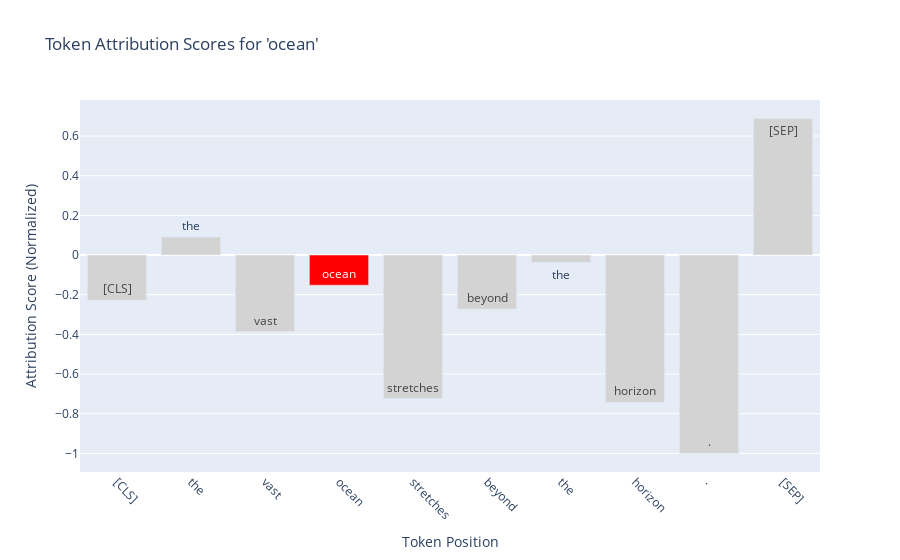
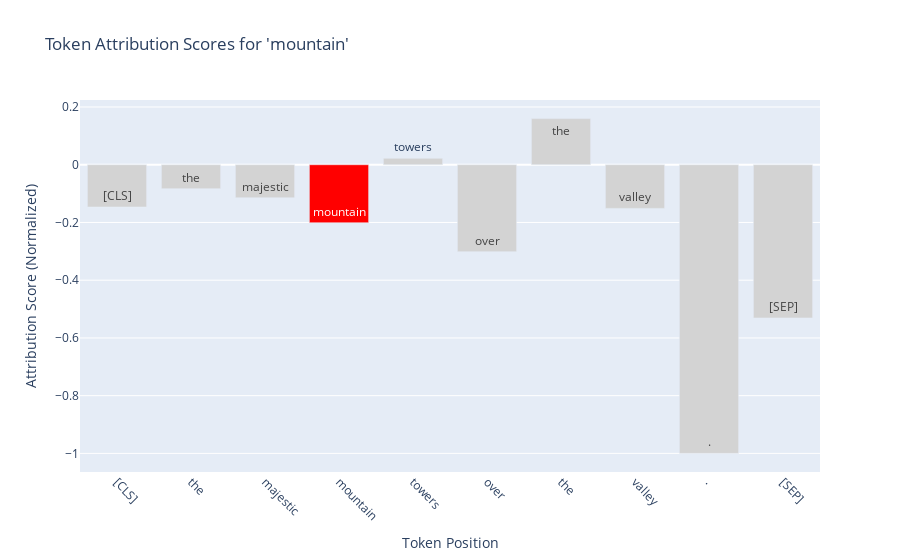
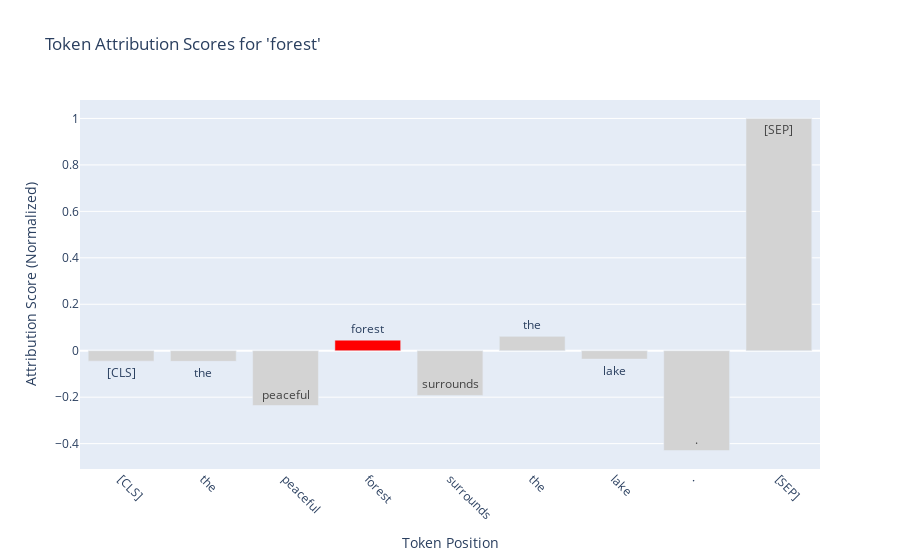
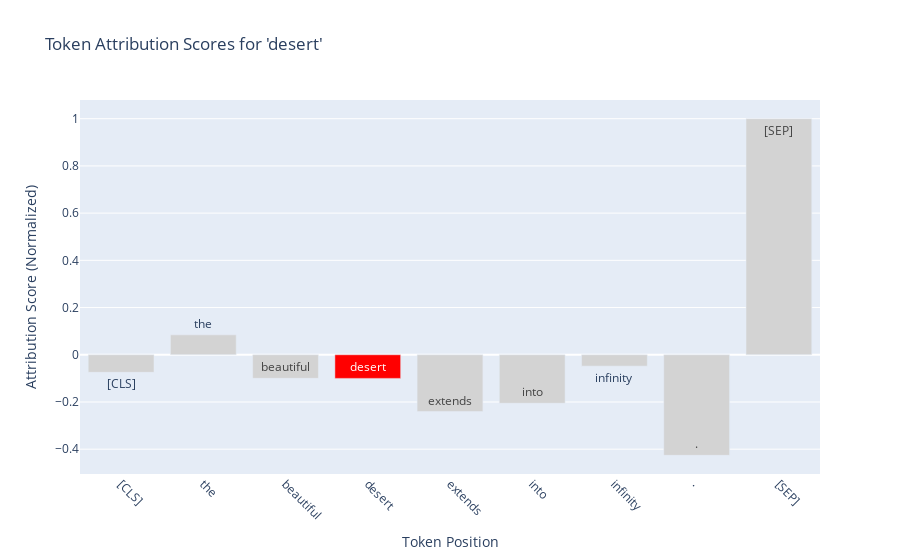

Notebook cell for these charts, in order:
### Markdown cell above
## visualize token attrbutions

### Code cell
for target_token in list(attributions_dict.keys()):

    title = f"Token Attribution Scores for '{target_token}'"

    tokens = tokens_dict[target_token]
    attributions = attributions_dict[target_token]
    target_indices = target_token_indices_dict[target_token]
    
    scores = attributions.sum(dim=-1).squeeze(0).detach().cpu().numpy()
    scores_normalized = scores / (np.abs(scores).max() + 1e-10)

    colors = ['lightgray' if i not in target_token_indices else 'red' 
                for i in range(len(tokens))]

    hover_text = [
        f"Token: {token}<br>Score: {score:.4f}" 
        for token, score in zip(tokens, scores_normalized)
    ]

    fig = go.Figure()

    fig.add_trace(go.Bar(
        x=list(range(len(tokens))),
        y=scores_normalized,
        text=tokens,
        hovertext=hover_text,
        hoverinfo='text',
        marker_color=colors,
        name='Attribution Score'
    ))

    fig.update_layout(
        title=title,
        xaxis_title="Token Position",
        yaxis_title="Attribution Score (Normalized)",
        showlegend=False,
        xaxis=dict(
            tickmode='array',
            ticktext=tokens,
            tickvals=list(range(len(tokens))),
            tickangle=45
        ),
        hoverlabel=dict(
            bgcolor="white",
            font_size=16,
            font_family="Rockwell"
        )
    )
    fig.show()

### Figure 1 — Plotly figure (JSON) as saved in the notebook; plotly's stock layout.template omitted (floating-point values rounded to 4 significant figures)
{"data": [{"hoverinfo": "text", "hovertext": ["Token: [CLS]<br>Score: -0.2282", "Token: the<br>Score: 0.0912", "Token: vast<br>Score: -0.3860", "Token: ocean<br>Score: -0.1520", "Token: stretches<br>Score: -0.7236", "Token: beyond<br>Score: -0.2731", "Token: the<br>Score: -0.0376", "Token: horizon<br>Score: -0.7429", "Token: .<br>Score: -1.0000", "Token: [SEP]<br>Score: 0.6878"], "marker": {"color": ["lightgray", "lightgray", "lightgray", "red", "lightgray", "lightgray", "lightgray", "lightgray", "lightgray", "lightgray"]}, "name": "Attribution Score", "text": ["[CLS]", "the", "vast", "ocean", "stretches", "beyond", "the", "horizon", ".", "[SEP]"], "type": "bar", "x": [0, 1, 2, 3, 4, 5, 6, 7, 8, 9], "y": [-0.2282, 0.09115, -0.386, -0.152, -0.7236, -0.2731, -0.03764, -0.7429, -1.0, 0.6878]}], "layout": {"hoverlabel": {"bgcolor": "white", "font": {"family": "Rockwell", "size": 16}}, "showlegend": false, "title": {"text": "Token Attribution Scores for 'ocean'"}, "xaxis": {"tickangle": 45, "tickmode": "array", "ticktext": ["[CLS]", "the", "vast", "ocean", "stretches", "beyond", "the", "horizon", ".", "[SEP]"], "tickvals": [0, 1, 2, 3, 4, 5, 6, 7, 8, 9], "title": {"text": "Token Position"}}, "yaxis": {"title": {"text": "Attribution Score (Normalized)"}}}}

### Figure 2 — Plotly figure (JSON) as saved in the notebook; plotly's stock layout.template omitted (floating-point values rounded to 4 significant figures)
{"data": [{"hoverinfo": "text", "hovertext": ["Token: [CLS]<br>Score: -0.1464", "Token: the<br>Score: -0.0831", "Token: majestic<br>Score: -0.1145", "Token: mountain<br>Score: -0.2008", "Token: towers<br>Score: 0.0224", "Token: over<br>Score: -0.3011", "Token: the<br>Score: 0.1598", "Token: valley<br>Score: -0.1513", "Token: .<br>Score: -1.0000", "Token: [SEP]<br>Score: -0.5308"], "marker": {"color": ["lightgray", "lightgray", "lightgray", "red", "lightgray", "lightgray", "lightgray", "lightgray", "lightgray", "lightgray"]}, "name": "Attribution Score", "text": ["[CLS]", "the", "majestic", "mountain", "towers", "over", "the", "valley", ".", "[SEP]"], "type": "bar", "x": [0, 1, 2, 3, 4, 5, 6, 7, 8, 9], "y": [-0.1464, -0.08311, -0.1145, -0.2008, 0.02243, -0.3011, 0.1598, -0.1513, -1.0, -0.5308]}], "layout": {"hoverlabel": {"bgcolor": "white", "font": {"family": "Rockwell", "size": 16}}, "showlegend": false, "title": {"text": "Token Attribution Scores for 'mountain'"}, "xaxis": {"tickangle": 45, "tickmode": "array", "ticktext": ["[CLS]", "the", "majestic", "mountain", "towers", "over", "the", "valley", ".", "[SEP]"], "tickvals": [0, 1, 2, 3, 4, 5, 6, 7, 8, 9], "title": {"text": "Token Position"}}, "yaxis": {"title": {"text": "Attribution Score (Normalized)"}}}}

### Figure 3 — Plotly figure (JSON) as saved in the notebook; plotly's stock layout.template omitted (floating-point values rounded to 4 significant figures)
{"data": [{"hoverinfo": "text", "hovertext": ["Token: [CLS]<br>Score: -0.0450", "Token: the<br>Score: -0.0458", "Token: peaceful<br>Score: -0.2358", "Token: forest<br>Score: 0.0455", "Token: surrounds<br>Score: -0.1927", "Token: the<br>Score: 0.0620", "Token: lake<br>Score: -0.0360", "Token: .<br>Score: -0.4298", "Token: [SEP]<br>Score: 1.0000"], "marker": {"color": ["lightgray", "lightgray", "lightgray", "red", "lightgray", "lightgray", "lightgray", "lightgray", "lightgray"]}, "name": "Attribution Score", "text": ["[CLS]", "the", "peaceful", "forest", "surrounds", "the", "lake", ".", "[SEP]"], "type": "bar", "x": [0, 1, 2, 3, 4, 5, 6, 7, 8], "y": [-0.04497, -0.04584, -0.2358, 0.04554, -0.1927, 0.06197, -0.03602, -0.4298, 1.0]}], "layout": {"hoverlabel": {"bgcolor": "white", "font": {"family": "Rockwell", "size": 16}}, "showlegend": false, "title": {"text": "Token Attribution Scores for 'forest'"}, "xaxis": {"tickangle": 45, "tickmode": "array", "ticktext": ["[CLS]", "the", "peaceful", "forest", "surrounds", "the", "lake", ".", "[SEP]"], "tickvals": [0, 1, 2, 3, 4, 5, 6, 7, 8], "title": {"text": "Token Position"}}, "yaxis": {"title": {"text": "Attribution Score (Normalized)"}}}}

### Figure 4 — Plotly figure (JSON) as saved in the notebook; plotly's stock layout.template omitted (floating-point values rounded to 4 significant figures)
{"data": [{"hoverinfo": "text", "hovertext": ["Token: [CLS]<br>Score: -0.0743", "Token: the<br>Score: 0.0843", "Token: beautiful<br>Score: -0.0998", "Token: desert<br>Score: -0.1001", "Token: extends<br>Score: -0.2407", "Token: into<br>Score: -0.2054", "Token: infinity<br>Score: -0.0482", "Token: .<br>Score: -0.4259", "Token: [SEP]<br>Score: 1.0000"], "marker": {"color": ["lightgray", "lightgray", "lightgray", "red", "lightgray", "lightgray", "lightgray", "lightgray", "lightgray"]}, "name": "Attribution Score", "text": ["[CLS]", "the", "beautiful", "desert", "extends", "into", "infinity", ".", "[SEP]"], "type": "bar", "x": [0, 1, 2, 3, 4, 5, 6, 7, 8], "y": [-0.07433, 0.08428, -0.09976, -0.1001, -0.2407, -0.2054, -0.04816, -0.4259, 1.0]}], "layout": {"hoverlabel": {"bgcolor": "white", "font": {"family": "Rockwell", "size": 16}}, "showlegend": false, "title": {"text": "Token Attribution Scores for 'desert'"}, "xaxis": {"tickangle": 45, "tickmode": "array", "ticktext": ["[CLS]", "the", "beautiful", "desert", "extends", "into", "infinity", ".", "[SEP]"], "tickvals": [0, 1, 2, 3, 4, 5, 6, 7, 8], "title": {"text": "Token Position"}}, "yaxis": {"title": {"text": "Attribution Score (Normalized)"}}}}
